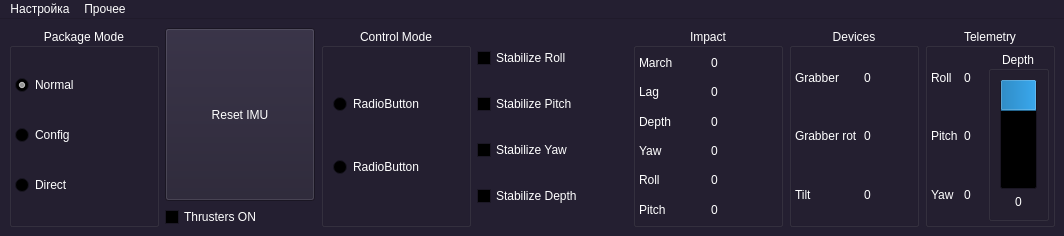
<?xml version="1.0" encoding="UTF-8"?>
<ui version="4.0">
 <class>MainWindow</class>
 <widget class="QMainWindow" name="MainWindow">
  <property name="geometry">
   <rect>
    <x>0</x>
    <y>0</y>
    <width>1064</width>
    <height>236</height>
   </rect>
  </property>
  <property name="palette">
   <palette>
    <active>
     <colorrole role="WindowText">
      <brush brushstyle="SolidPattern">
       <color alpha="255">
        <red>255</red>
        <green>255</green>
        <blue>255</blue>
       </color>
      </brush>
     </colorrole>
     <colorrole role="Button">
      <brush brushstyle="SolidPattern">
       <color alpha="255">
        <red>36</red>
        <green>31</green>
        <blue>49</blue>
       </color>
      </brush>
     </colorrole>
     <colorrole role="Light">
      <brush brushstyle="SolidPattern">
       <color alpha="255">
        <red>54</red>
        <green>46</green>
        <blue>73</blue>
       </color>
      </brush>
     </colorrole>
     <colorrole role="Midlight">
      <brush brushstyle="SolidPattern">
       <color alpha="255">
        <red>45</red>
        <green>38</green>
        <blue>61</blue>
       </color>
      </brush>
     </colorrole>
     <colorrole role="Dark">
      <brush brushstyle="SolidPattern">
       <color alpha="255">
        <red>18</red>
        <green>15</green>
        <blue>24</blue>
       </color>
      </brush>
     </colorrole>
     <colorrole role="Mid">
      <brush brushstyle="SolidPattern">
       <color alpha="255">
        <red>24</red>
        <green>21</green>
        <blue>33</blue>
       </color>
      </brush>
     </colorrole>
     <colorrole role="Text">
      <brush brushstyle="SolidPattern">
       <color alpha="255">
        <red>255</red>
        <green>255</green>
        <blue>255</blue>
       </color>
      </brush>
     </colorrole>
     <colorrole role="BrightText">
      <brush brushstyle="SolidPattern">
       <color alpha="255">
        <red>255</red>
        <green>255</green>
        <blue>255</blue>
       </color>
      </brush>
     </colorrole>
     <colorrole role="ButtonText">
      <brush brushstyle="SolidPattern">
       <color alpha="255">
        <red>255</red>
        <green>255</green>
        <blue>255</blue>
       </color>
      </brush>
     </colorrole>
     <colorrole role="Base">
      <brush brushstyle="SolidPattern">
       <color alpha="255">
        <red>0</red>
        <green>0</green>
        <blue>0</blue>
       </color>
      </brush>
     </colorrole>
     <colorrole role="Window">
      <brush brushstyle="SolidPattern">
       <color alpha="255">
        <red>36</red>
        <green>31</green>
        <blue>49</blue>
       </color>
      </brush>
     </colorrole>
     <colorrole role="Shadow">
      <brush brushstyle="SolidPattern">
       <color alpha="255">
        <red>0</red>
        <green>0</green>
        <blue>0</blue>
       </color>
      </brush>
     </colorrole>
     <colorrole role="AlternateBase">
      <brush brushstyle="SolidPattern">
       <color alpha="255">
        <red>18</red>
        <green>15</green>
        <blue>24</blue>
       </color>
      </brush>
     </colorrole>
     <colorrole role="ToolTipBase">
      <brush brushstyle="SolidPattern">
       <color alpha="255">
        <red>255</red>
        <green>255</green>
        <blue>220</blue>
       </color>
      </brush>
     </colorrole>
     <colorrole role="ToolTipText">
      <brush brushstyle="SolidPattern">
       <color alpha="255">
        <red>0</red>
        <green>0</green>
        <blue>0</blue>
       </color>
      </brush>
     </colorrole>
     <colorrole role="PlaceholderText">
      <brush brushstyle="SolidPattern">
       <color alpha="128">
        <red>255</red>
        <green>255</green>
        <blue>255</blue>
       </color>
      </brush>
     </colorrole>
    </active>
    <inactive>
     <colorrole role="WindowText">
      <brush brushstyle="SolidPattern">
       <color alpha="255">
        <red>255</red>
        <green>255</green>
        <blue>255</blue>
       </color>
      </brush>
     </colorrole>
     <colorrole role="Button">
      <brush brushstyle="SolidPattern">
       <color alpha="255">
        <red>36</red>
        <green>31</green>
        <blue>49</blue>
       </color>
      </brush>
     </colorrole>
     <colorrole role="Light">
      <brush brushstyle="SolidPattern">
       <color alpha="255">
        <red>54</red>
        <green>46</green>
        <blue>73</blue>
       </color>
      </brush>
     </colorrole>
     <colorrole role="Midlight">
      <brush brushstyle="SolidPattern">
       <color alpha="255">
        <red>45</red>
        <green>38</green>
        <blue>61</blue>
       </color>
      </brush>
     </colorrole>
     <colorrole role="Dark">
      <brush brushstyle="SolidPattern">
       <color alpha="255">
        <red>18</red>
        <green>15</green>
        <blue>24</blue>
       </color>
      </brush>
     </colorrole>
     <colorrole role="Mid">
      <brush brushstyle="SolidPattern">
       <color alpha="255">
        <red>24</red>
        <green>21</green>
        <blue>33</blue>
       </color>
      </brush>
     </colorrole>
     <colorrole role="Text">
      <brush brushstyle="SolidPattern">
       <color alpha="255">
        <red>255</red>
        <green>255</green>
        <blue>255</blue>
       </color>
      </brush>
     </colorrole>
     <colorrole role="BrightText">
      <brush brushstyle="SolidPattern">
       <color alpha="255">
        <red>255</red>
        <green>255</green>
        <blue>255</blue>
       </color>
      </brush>
     </colorrole>
     <colorrole role="ButtonText">
      <brush brushstyle="SolidPattern">
       <color alpha="255">
        <red>255</red>
        <green>255</green>
        <blue>255</blue>
       </color>
      </brush>
     </colorrole>
     <colorrole role="Base">
      <brush brushstyle="SolidPattern">
       <color alpha="255">
        <red>0</red>
        <green>0</green>
        <blue>0</blue>
       </color>
      </brush>
     </colorrole>
     <colorrole role="Window">
      <brush brushstyle="SolidPattern">
       <color alpha="255">
        <red>36</red>
        <green>31</green>
        <blue>49</blue>
       </color>
      </brush>
     </colorrole>
     <colorrole role="Shadow">
      <brush brushstyle="SolidPattern">
       <color alpha="255">
        <red>0</red>
        <green>0</green>
        <blue>0</blue>
       </color>
      </brush>
     </colorrole>
     <colorrole role="AlternateBase">
      <brush brushstyle="SolidPattern">
       <color alpha="255">
        <red>18</red>
        <green>15</green>
        <blue>24</blue>
       </color>
      </brush>
     </colorrole>
     <colorrole role="ToolTipBase">
      <brush brushstyle="SolidPattern">
       <color alpha="255">
        <red>255</red>
        <green>255</green>
        <blue>220</blue>
       </color>
      </brush>
     </colorrole>
     <colorrole role="ToolTipText">
      <brush brushstyle="SolidPattern">
       <color alpha="255">
        <red>0</red>
        <green>0</green>
        <blue>0</blue>
       </color>
      </brush>
     </colorrole>
     <colorrole role="PlaceholderText">
      <brush brushstyle="SolidPattern">
       <color alpha="128">
        <red>255</red>
        <green>255</green>
        <blue>255</blue>
       </color>
      </brush>
     </colorrole>
    </inactive>
    <disabled>
     <colorrole role="WindowText">
      <brush brushstyle="SolidPattern">
       <color alpha="255">
        <red>18</red>
        <green>15</green>
        <blue>24</blue>
       </color>
      </brush>
     </colorrole>
     <colorrole role="Button">
      <brush brushstyle="SolidPattern">
       <color alpha="255">
        <red>36</red>
        <green>31</green>
        <blue>49</blue>
       </color>
      </brush>
     </colorrole>
     <colorrole role="Light">
      <brush brushstyle="SolidPattern">
       <color alpha="255">
        <red>54</red>
        <green>46</green>
        <blue>73</blue>
       </color>
      </brush>
     </colorrole>
     <colorrole role="Midlight">
      <brush brushstyle="SolidPattern">
       <color alpha="255">
        <red>45</red>
        <green>38</green>
        <blue>61</blue>
       </color>
      </brush>
     </colorrole>
     <colorrole role="Dark">
      <brush brushstyle="SolidPattern">
       <color alpha="255">
        <red>18</red>
        <green>15</green>
        <blue>24</blue>
       </color>
      </brush>
     </colorrole>
     <colorrole role="Mid">
      <brush brushstyle="SolidPattern">
       <color alpha="255">
        <red>24</red>
        <green>21</green>
        <blue>33</blue>
       </color>
      </brush>
     </colorrole>
     <colorrole role="Text">
      <brush brushstyle="SolidPattern">
       <color alpha="255">
        <red>18</red>
        <green>15</green>
        <blue>24</blue>
       </color>
      </brush>
     </colorrole>
     <colorrole role="BrightText">
      <brush brushstyle="SolidPattern">
       <color alpha="255">
        <red>255</red>
        <green>255</green>
        <blue>255</blue>
       </color>
      </brush>
     </colorrole>
     <colorrole role="ButtonText">
      <brush brushstyle="SolidPattern">
       <color alpha="255">
        <red>18</red>
        <green>15</green>
        <blue>24</blue>
       </color>
      </brush>
     </colorrole>
     <colorrole role="Base">
      <brush brushstyle="SolidPattern">
       <color alpha="255">
        <red>36</red>
        <green>31</green>
        <blue>49</blue>
       </color>
      </brush>
     </colorrole>
     <colorrole role="Window">
      <brush brushstyle="SolidPattern">
       <color alpha="255">
        <red>36</red>
        <green>31</green>
        <blue>49</blue>
       </color>
      </brush>
     </colorrole>
     <colorrole role="Shadow">
      <brush brushstyle="SolidPattern">
       <color alpha="255">
        <red>0</red>
        <green>0</green>
        <blue>0</blue>
       </color>
      </brush>
     </colorrole>
     <colorrole role="AlternateBase">
      <brush brushstyle="SolidPattern">
       <color alpha="255">
        <red>36</red>
        <green>31</green>
        <blue>49</blue>
       </color>
      </brush>
     </colorrole>
     <colorrole role="ToolTipBase">
      <brush brushstyle="SolidPattern">
       <color alpha="255">
        <red>255</red>
        <green>255</green>
        <blue>220</blue>
       </color>
      </brush>
     </colorrole>
     <colorrole role="ToolTipText">
      <brush brushstyle="SolidPattern">
       <color alpha="255">
        <red>0</red>
        <green>0</green>
        <blue>0</blue>
       </color>
      </brush>
     </colorrole>
     <colorrole role="PlaceholderText">
      <brush brushstyle="SolidPattern">
       <color alpha="128">
        <red>255</red>
        <green>255</green>
        <blue>255</blue>
       </color>
      </brush>
     </colorrole>
    </disabled>
   </palette>
  </property>
  <property name="windowTitle">
   <string>MainWindow</string>
  </property>
  <widget class="QWidget" name="centralwidget">
   <layout class="QVBoxLayout" name="verticalLayout_9">
    <item>
     <layout class="QHBoxLayout" name="horizontalLayout_6">
      <item>
       <widget class="QGroupBox" name="groupBox_PackageMode">
        <property name="title">
         <string>Package Mode</string>
        </property>
        <property name="alignment">
         <set>Qt::AlignCenter</set>
        </property>
        <layout class="QVBoxLayout" name="verticalLayout_3">
         <property name="leftMargin">
          <number>3</number>
         </property>
         <property name="topMargin">
          <number>3</number>
         </property>
         <property name="rightMargin">
          <number>3</number>
         </property>
         <property name="bottomMargin">
          <number>3</number>
         </property>
         <item>
          <widget class="QRadioButton" name="radioButton_PackageNormal">
           <property name="text">
            <string>Normal</string>
           </property>
           <property name="checked">
            <bool>true</bool>
           </property>
          </widget>
         </item>
         <item>
          <widget class="QRadioButton" name="radioButton_PackageConfig">
           <property name="text">
            <string>Config</string>
           </property>
          </widget>
         </item>
         <item>
          <widget class="QRadioButton" name="radioButton_PackageDirect">
           <property name="text">
            <string>Direct</string>
           </property>
          </widget>
         </item>
        </layout>
       </widget>
      </item>
      <item>
       <layout class="QVBoxLayout" name="verticalLayout_21">
        <item>
         <widget class="QPushButton" name="pushButton_ResetIMU">
          <property name="sizePolicy">
           <sizepolicy hsizetype="Minimum" vsizetype="Minimum">
            <horstretch>0</horstretch>
            <verstretch>0</verstretch>
           </sizepolicy>
          </property>
          <property name="text">
           <string>Reset IMU</string>
          </property>
         </widget>
        </item>
        <item>
         <widget class="QCheckBox" name="checkBox_ThrustersON">
          <property name="text">
           <string>Thrusters ON</string>
          </property>
         </widget>
        </item>
       </layout>
      </item>
      <item>
       <widget class="QGroupBox" name="groupBox">
        <property name="title">
         <string>Control Mode</string>
        </property>
        <property name="alignment">
         <set>Qt::AlignCenter</set>
        </property>
        <layout class="QVBoxLayout" name="verticalLayout">
         <item>
          <widget class="QRadioButton" name="radioButton_2">
           <property name="text">
            <string>RadioButton</string>
           </property>
          </widget>
         </item>
         <item>
          <widget class="QRadioButton" name="radioButton">
           <property name="text">
            <string>RadioButton</string>
           </property>
          </widget>
         </item>
        </layout>
       </widget>
      </item>
      <item>
       <layout class="QVBoxLayout" name="verticalLayout_20">
        <item>
         <widget class="QCheckBox" name="checkBox_StabilizeRoll">
          <property name="text">
           <string>Stabilize Roll</string>
          </property>
         </widget>
        </item>
        <item>
         <widget class="QCheckBox" name="checkBox_StabilizePitch">
          <property name="text">
           <string>Stabilize Pitch</string>
          </property>
         </widget>
        </item>
        <item>
         <widget class="QCheckBox" name="checkBox_StabilizeYaw">
          <property name="text">
           <string>Stabilize Yaw</string>
          </property>
         </widget>
        </item>
        <item>
         <widget class="QCheckBox" name="checkBox_StabilizeDepth">
          <property name="text">
           <string>Stabilize Depth</string>
          </property>
         </widget>
        </item>
       </layout>
      </item>
      <item>
       <widget class="QGroupBox" name="groupBox_9">
        <property name="title">
         <string>Impact</string>
        </property>
        <property name="alignment">
         <set>Qt::AlignCenter</set>
        </property>
        <layout class="QHBoxLayout" name="horizontalLayout_9">
         <property name="leftMargin">
          <number>3</number>
         </property>
         <property name="topMargin">
          <number>3</number>
         </property>
         <property name="rightMargin">
          <number>3</number>
         </property>
         <property name="bottomMargin">
          <number>3</number>
         </property>
         <item>
          <layout class="QVBoxLayout" name="verticalLayout_7">
           <item>
            <widget class="QLabel" name="label_march_static">
             <property name="text">
              <string>March</string>
             </property>
            </widget>
           </item>
           <item>
            <widget class="QLabel" name="label_lag_static">
             <property name="text">
              <string>Lag</string>
             </property>
            </widget>
           </item>
           <item>
            <widget class="QLabel" name="label_depth_static">
             <property name="text">
              <string>Depth</string>
             </property>
            </widget>
           </item>
           <item>
            <widget class="QLabel" name="label_yaw_static">
             <property name="text">
              <string>Yaw</string>
             </property>
            </widget>
           </item>
           <item>
            <widget class="QLabel" name="label_roll_static">
             <property name="text">
              <string>Roll</string>
             </property>
            </widget>
           </item>
           <item>
            <widget class="QLabel" name="label_5">
             <property name="text">
              <string>Pitch</string>
             </property>
            </widget>
           </item>
          </layout>
         </item>
         <item>
          <layout class="QVBoxLayout" name="verticalLayout_8">
           <item>
            <widget class="QLabel" name="label_ImpactMarch">
             <property name="text">
              <string>0</string>
             </property>
            </widget>
           </item>
           <item>
            <widget class="QLabel" name="label_ImpactLag">
             <property name="text">
              <string>0</string>
             </property>
            </widget>
           </item>
           <item>
            <widget class="QLabel" name="label_ImpactDepth">
             <property name="text">
              <string>0</string>
             </property>
            </widget>
           </item>
           <item>
            <widget class="QLabel" name="label_ImpactYaw">
             <property name="text">
              <string>0</string>
             </property>
            </widget>
           </item>
           <item>
            <widget class="QLabel" name="label_ImpactRoll">
             <property name="text">
              <string>0</string>
             </property>
            </widget>
           </item>
           <item>
            <widget class="QLabel" name="label_ImpactPitch">
             <property name="text">
              <string>0</string>
             </property>
            </widget>
           </item>
          </layout>
         </item>
        </layout>
       </widget>
      </item>
      <item>
       <widget class="QGroupBox" name="groupBox_7">
        <property name="maximumSize">
         <size>
          <width>130</width>
          <height>16777215</height>
         </size>
        </property>
        <property name="title">
         <string>Devices</string>
        </property>
        <property name="alignment">
         <set>Qt::AlignCenter</set>
        </property>
        <layout class="QHBoxLayout" name="horizontalLayout_7">
         <property name="leftMargin">
          <number>3</number>
         </property>
         <property name="topMargin">
          <number>3</number>
         </property>
         <property name="rightMargin">
          <number>3</number>
         </property>
         <property name="bottomMargin">
          <number>3</number>
         </property>
         <item>
          <layout class="QVBoxLayout" name="verticalLayout_2">
           <item>
            <widget class="QLabel" name="label">
             <property name="text">
              <string>Grabber</string>
             </property>
            </widget>
           </item>
           <item>
            <widget class="QLabel" name="label_2">
             <property name="text">
              <string>Grabber rot</string>
             </property>
            </widget>
           </item>
           <item>
            <widget class="QLabel" name="label_3">
             <property name="text">
              <string>Tilt</string>
             </property>
            </widget>
           </item>
          </layout>
         </item>
         <item>
          <layout class="QVBoxLayout" name="verticalLayout_4">
           <item>
            <widget class="QLabel" name="label_DevicesGrabber">
             <property name="text">
              <string>0</string>
             </property>
            </widget>
           </item>
           <item>
            <widget class="QLabel" name="label_DevicesGrabberRotation">
             <property name="text">
              <string>0</string>
             </property>
            </widget>
           </item>
           <item>
            <widget class="QLabel" name="label_DevicesTilt">
             <property name="text">
              <string>0</string>
             </property>
            </widget>
           </item>
          </layout>
         </item>
        </layout>
       </widget>
      </item>
      <item>
       <widget class="QGroupBox" name="groupBox_6">
        <property name="maximumSize">
         <size>
          <width>130</width>
          <height>16777215</height>
         </size>
        </property>
        <property name="title">
         <string>Telemetry</string>
        </property>
        <property name="alignment">
         <set>Qt::AlignCenter</set>
        </property>
        <layout class="QHBoxLayout" name="horizontalLayout_8">
         <property name="leftMargin">
          <number>3</number>
         </property>
         <property name="topMargin">
          <number>3</number>
         </property>
         <property name="rightMargin">
          <number>3</number>
         </property>
         <property name="bottomMargin">
          <number>3</number>
         </property>
         <item>
          <layout class="QVBoxLayout" name="verticalLayout_5">
           <item>
            <widget class="QLabel" name="label_9">
             <property name="text">
              <string>Roll</string>
             </property>
            </widget>
           </item>
           <item>
            <widget class="QLabel" name="label_10">
             <property name="text">
              <string>Pitch</string>
             </property>
            </widget>
           </item>
           <item>
            <widget class="QLabel" name="label_11">
             <property name="text">
              <string>Yaw</string>
             </property>
            </widget>
           </item>
          </layout>
         </item>
         <item>
          <layout class="QVBoxLayout" name="verticalLayout_6">
           <item>
            <widget class="QLabel" name="label_TelemetryRoll">
             <property name="text">
              <string>0</string>
             </property>
            </widget>
           </item>
           <item>
            <widget class="QLabel" name="label_TelemetryPitch">
             <property name="text">
              <string>0</string>
             </property>
            </widget>
           </item>
           <item>
            <widget class="QLabel" name="label_TelemetryYaw">
             <property name="text">
              <string>0</string>
             </property>
            </widget>
           </item>
          </layout>
         </item>
         <item>
          <widget class="QGroupBox" name="groupBox_Depth">
           <property name="sizePolicy">
            <sizepolicy hsizetype="Fixed" vsizetype="Preferred">
             <horstretch>0</horstretch>
             <verstretch>0</verstretch>
            </sizepolicy>
           </property>
           <property name="maximumSize">
            <size>
             <width>70</width>
             <height>16777215</height>
            </size>
           </property>
           <property name="title">
            <string>Depth</string>
           </property>
           <property name="alignment">
            <set>Qt::AlignCenter</set>
           </property>
           <layout class="QVBoxLayout" name="verticalLayout_10">
            <item>
             <widget class="QProgressBar" name="progressBar_Depth">
              <property name="sizePolicy">
               <sizepolicy hsizetype="Preferred" vsizetype="Expanding">
                <horstretch>0</horstretch>
                <verstretch>0</verstretch>
               </sizepolicy>
              </property>
              <property name="maximum">
               <number>10</number>
              </property>
              <property name="value">
               <number>3</number>
              </property>
              <property name="alignment">
               <set>Qt::AlignCenter</set>
              </property>
              <property name="orientation">
               <enum>Qt::Vertical</enum>
              </property>
              <property name="invertedAppearance">
               <bool>true</bool>
              </property>
              <property name="textDirection">
               <enum>QProgressBar::TopToBottom</enum>
              </property>
              <property name="format">
               <string>%p%</string>
              </property>
             </widget>
            </item>
            <item>
             <widget class="QLabel" name="label_BarDepth">
              <property name="text">
               <string>0</string>
              </property>
              <property name="alignment">
               <set>Qt::AlignCenter</set>
              </property>
             </widget>
            </item>
           </layout>
          </widget>
         </item>
        </layout>
       </widget>
      </item>
     </layout>
    </item>
   </layout>
  </widget>
  <widget class="QMenuBar" name="menuBar">
   <property name="geometry">
    <rect>
     <x>0</x>
     <y>0</y>
     <width>1064</width>
     <height>22</height>
    </rect>
   </property>
   <widget class="QMenu" name="menuBar_Settings">
    <property name="title">
     <string>Настройка</string>
    </property>
    <addaction name="action_SettingsThruster"/>
    <addaction name="action_SettingsControlSystem"/>
   </widget>
   <widget class="QMenu" name="menuBar_Other">
    <property name="title">
     <string>Прочее</string>
    </property>
    <addaction name="separator"/>
    <addaction name="separator"/>
    <addaction name="action_OtherFullScreen"/>
   </widget>
   <addaction name="menuBar_Settings"/>
   <addaction name="menuBar_Other"/>
  </widget>
  <action name="action_SettingsThruster">
   <property name="text">
    <string>ВМА</string>
   </property>
  </action>
  <action name="action_SettingsControlSystem">
   <property name="text">
    <string>СУ</string>
   </property>
  </action>
  <action name="action_OtherFullScreen">
   <property name="text">
    <string>Полноэкранный режим (Ctrl + F)</string>
   </property>
  </action>
 </widget>
 <resources/>
 <connections/>
</ui>
